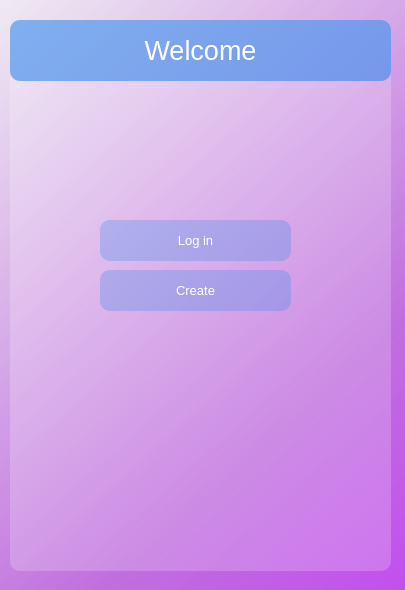
<?xml version="1.0" encoding="UTF-8"?>
<ui version="4.0">
 <class>Dialog</class>
 <widget class="QDialog" name="Dialog">
  <property name="geometry">
   <rect>
    <x>0</x>
    <y>0</y>
    <width>405</width>
    <height>590</height>
   </rect>
  </property>
  <property name="minimumSize">
   <size>
    <width>405</width>
    <height>590</height>
   </size>
  </property>
  <property name="windowTitle">
   <string>Dialog</string>
  </property>
  <property name="styleSheet">
   <string notr="true"/>
  </property>
  <widget class="QWidget" name="widget" native="true">
   <property name="geometry">
    <rect>
     <x>0</x>
     <y>-10</y>
     <width>671</width>
     <height>601</height>
    </rect>
   </property>
   <property name="styleSheet">
    <string notr="true">background-color: qlineargradient(spread:pad, x1:1, y1:1, x2:0, y2:0, stop:0 rgba(185, 0, 255, 200), stop:0.427447 rgba(192, 111, 222, 255), stop:1 rgba(241, 231, 249, 100));
</string>
   </property>
   <widget class="QFrame" name="frame">
    <property name="geometry">
     <rect>
      <x>10</x>
      <y>30</y>
      <width>381</width>
      <height>551</height>
     </rect>
    </property>
    <property name="styleSheet">
     <string notr="true">background-color:rgba(255, 255, 255, 50);
color:white;
border-radius:10px</string>
    </property>
    <property name="frameShape">
     <enum>QFrame::StyledPanel</enum>
    </property>
    <property name="frameShadow">
     <enum>QFrame::Raised</enum>
    </property>
    <widget class="QLabel" name="naming">
     <property name="geometry">
      <rect>
       <x>0</x>
       <y>0</y>
       <width>381</width>
       <height>61</height>
      </rect>
     </property>
     <property name="styleSheet">
      <string notr="true">background-color:rgba(49, 135, 234, 150);
border:none;
color:white;
font-weight:bond;
font-size:20pt;
border-radius:10px</string>
     </property>
     <property name="text">
      <string>Welcome</string>
     </property>
     <property name="alignment">
      <set>Qt::AlignCenter</set>
     </property>
    </widget>
    <widget class="QPushButton" name="login">
     <property name="geometry">
      <rect>
       <x>90</x>
       <y>200</y>
       <width>191</width>
       <height>41</height>
      </rect>
     </property>
     <property name="styleSheet">
      <string notr="true">background-color:rgba(49, 135, 234, 70);
border:none;
color:white;
font-weight:bond;
font-size:10pt;
border-radius:10px</string>
     </property>
     <property name="text">
      <string>Log in</string>
     </property>
    </widget>
    <widget class="QPushButton" name="create">
     <property name="geometry">
      <rect>
       <x>90</x>
       <y>250</y>
       <width>191</width>
       <height>41</height>
      </rect>
     </property>
     <property name="styleSheet">
      <string notr="true">background-color:rgba(49, 135, 234, 70);
border:none;
color:white;
font-weight:bond;
font-size:10pt;
border-radius:10px</string>
     </property>
     <property name="text">
      <string>Create</string>
     </property>
    </widget>
   </widget>
  </widget>
 </widget>
 <resources/>
 <connections/>
</ui>
